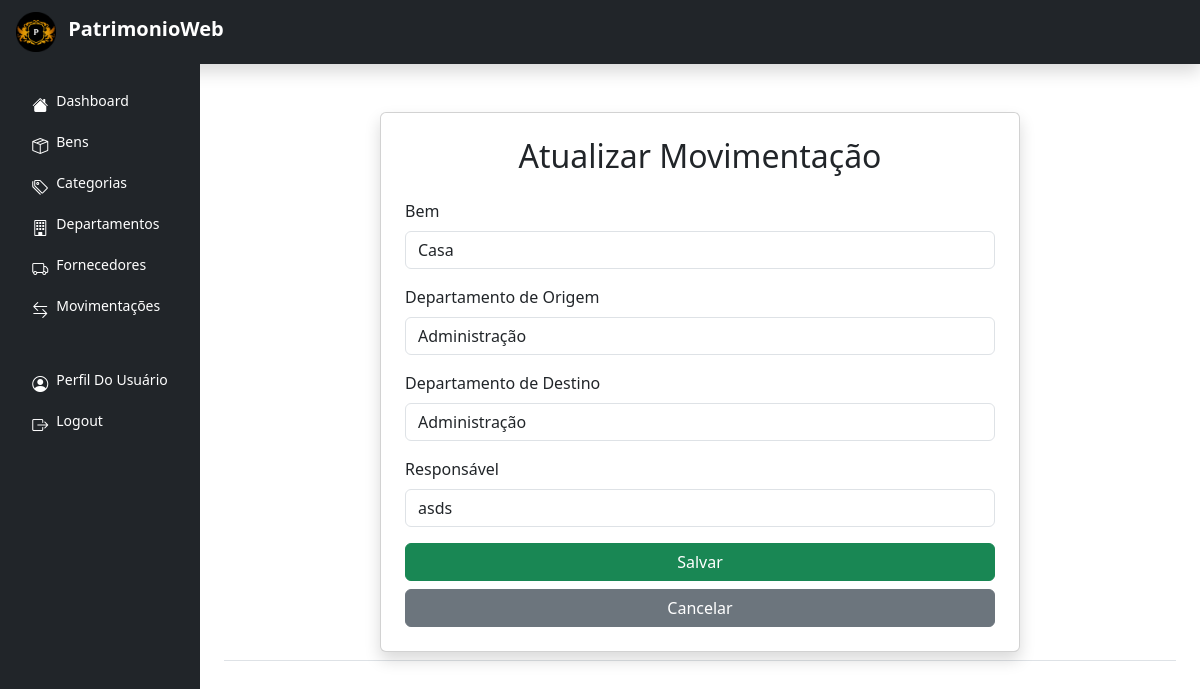
/movimentacoes/editar/1/ (signed in), run on the app's committed database.
### patrimonioweb/models.py (models this page shows, shortened)
class Movimentacoes(models.Model):
    bem = models.ForeignKey(Bens, on_delete=models.CASCADE)
    departamento_origem = models.ForeignKey(Departamentos, related_name='origem', on_delete=models.CASCADE)
    departamento_destino = models.ForeignKey(Departamentos, related_name='destino', on_delete=models.CASCADE)
    data_movimentacao = models.DateTimeField(auto_now_add=True)
    responsavel = models.CharField(max_length=100)

class Bens(models.Model):
    nome = models.CharField(max_length=200)
    categoria = models.ForeignKey(Categorias, on_delete=models.CASCADE)
    departamento = models.ForeignKey(Departamentos, on_delete=models.CASCADE)
    fornecedor = models.ForeignKey(Fornecedores, on_delete=models.SET_NULL, null=True, blank=True)
    data_aquisicao = models.DateField()
    valor = models.DecimalField(max_digits=10, decimal_places=2)
    codigo_rfid = models.CharField(max_length=50, unique=True)
    imagem = models.ImageField(upload_to='bens/', blank=True, null=True)

class Departamentos(models.Model):
    nome = models.CharField(max_length=100, unique=True)
    def __str__(self):
        return self.nome

### patrimonioweb/views.py (the view)
# urls.py: path('movimentacoes/editar/<int:pk>/', views.movimentacoes_update, name='movimentacoes_update'),
@login_required
def movimentacoes_update(request, pk):
    movimentacao = get_object_or_404(Movimentacoes, pk=pk)
    if request.method == "POST":
        form = MovimentacaoForm(request.POST, instance=movimentacao)
        if form.is_valid():
            bem = form.cleaned_data['bem']
            departamento_origem = bem.departamento  # Lock the source department to the asset's current department
            departamento_destino = form.cleaned_data['departamento_destino']
            movimentacao.bem = bem
            movimentacao.departamento_origem = departamento_origem
            movimentacao.departamento_destino = departamento_destino
            movimentacao.responsavel = form.cleaned_data['responsavel']
            movimentacao.save()
            return redirect('movimentacoes_list')
    else:
        form = MovimentacaoForm(instance=movimentacao)
    return render(request, 'movimentacoes/movimentacoes_update.html', {'form': form, 'movimentacao': movimentacao})

### patrimonioweb/forms.py
class MovimentacaoForm(forms.ModelForm):
    class Meta:
        model = Movimentacoes
        fields = ['bem', 'departamento_destino', 'responsavel']  # Removed 'departamento_origem'
        widgets = {
            'bem': forms.Select(attrs={'class': 'form-control'}),
            'departamento_destino': forms.Select(attrs={'class': 'form-control'}),
            'responsavel': forms.TextInput(attrs={'class': 'form-control', 'placeholder': 'Responsável pela movimentação'}),
        }

### patrimonioweb/templates/movimentacoes/movimentacoes_update.html (shortened to what this page needs)
{% extends 'base.html' %}
{% block content %}
<div class="container mt-5 d-flex justify-content-center">
    <div class="card shadow p-4" style="width: 40rem;">
        <h2 class="text-center mb-4">Atualizar Movimentação</h2>
        <form method="post">
            <div class="form-group mb-3">
                <label for="id_bem" class="form-label">Bem</label>
                <select name="bem" id="id_bem" class="form-control">
                    {% for bem in form.bem.field.queryset %}
                        <option value="{{ bem.id }}" data-departamento="{{ bem.departamento.nome }}" {% if bem.id == movimentacao.bem.id %}selected{% endif %}>
                            {{ bem.nome }}
                        </option>
                    {% endfor %}
                </select>
            </div>
            <div class="form-group mb-3">
                <label for="id_departamento_origem" class="form-label">Departamento de Origem</label>
                <input type="text" id="id_departamento_origem" class="form-control" value="{{ movimentacao.departamento_origem }}" readonly>
            </div>
            <div class="form-group mb-3">
                <label for="id_departamento_destino" class="form-label">Departamento de Destino</label>
                <select name="departamento_destino" id="id_departamento_destino" class="form-control">
                    {% for departamento in form.departamento_destino.field.queryset %}
                        <option value="{{ departamento.id }}" {% if departamento.id == movimentacao.departamento_destino.id %}selected{% endif %}>
                            {{ departamento.nome }}
                        </option>
                    {% endfor %}
                </select>
            </div>
            <div class="form-group mb-3">
                <label for="id_responsavel" class="form-label">Responsável</label>
                <input type="text" name="responsavel" id="id_responsavel" class="form-control" placeholder="Digite o nome do responsável" value="{{ form.responsavel.value|default:'' }}">
            </div>
            <div class="d-grid gap-2">
                <button type="submit" class="btn btn-success">Salvar</button>
                <a href="{% url 'movimentacoes_list' %}" class="btn btn-secondary">Cancelar</a>
            </div>
        </form>
    </div>
</div>
{% endblock %}

### patrimonioweb/static/css/styles.css (style rules this page uses)
html, body { height: 100vh; margin: 0; padding: 0; width: 100%; overflow-x: hidden; min-height: 100vh; }

### data on the page
Movimentacoes: bem "Casa", departamento_origem "Administração", departamento_destino "Administração", responsavel "asds"
